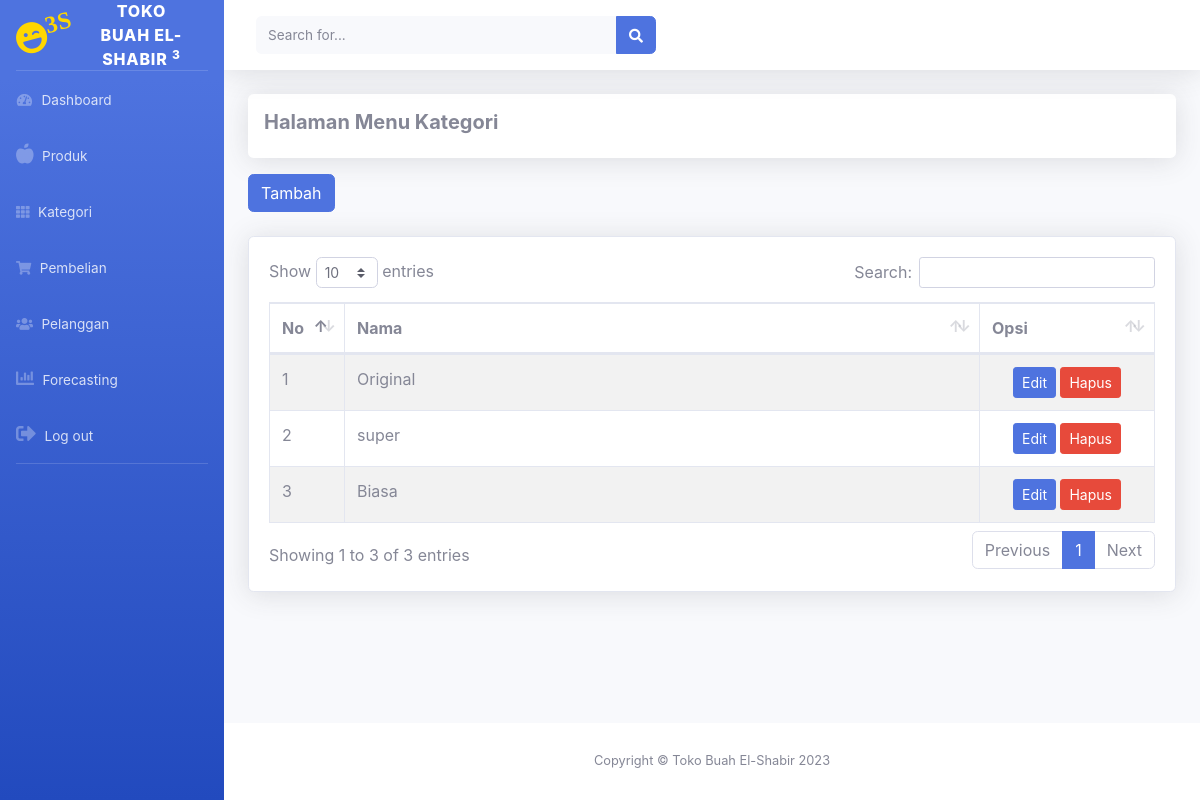
The page /admin/index.php?halaman=Kategori (signed in) on the database its author committed.
### tables this page shows
CREATE TABLE `tb_kategori` (
  `id_kategori` int(11) NOT NULL,
  `nama_kategori` varchar(100) NOT NULL
);

### admin/kategori/kategori.php (the view)
<div class="shadow p-3 mb-3 bg-white rounded">
	<marquee><h5><b>Halaman Menu Kategori</b></h5></marquee>
</div>
<?php
	$tb_Kategori = array();
	$ambil = $koneksi->query("SELECT * FROM tb_kategori");
	while($pecah = $ambil -> fetch_assoc())
	{
	$tb_Kategori [] = $pecah;
	}
?>
<a href="index.php?halaman=Tambahkategori" class="btn btn-primary">Tambah</a>
<br><br>
<div class="card shadow bg-white">
	<div class="card-body">
		<table class="table table-bordered table-hover table-striped" id="tables">
			<thead>
				<tr>
					<th>No</th>
					<th>Nama</th>
					<th>Opsi</th>
				</tr>
			</thead>
			<tbody>
				<?php foreach ($tb_Kategori as $key => $value): ?>
				<tr>
					<td width="50"><?php echo $key+1;?></td>
					<td><?php echo $value ["nama_kategori"]; ?></td>
					<td class="text-center" width="150">
						<a href="index.php?halaman=edit_kategori&id=<?php echo $value['id_kategori']; ?>" class="btn btn-sm btn-primary">Edit</a>
						<a href="index.php?halaman=hapus_kategori&id=<?php echo $value['id_kategori']; ?>" class="btn btn-sm btn-danger">Hapus</a>
					</td>
				</tr>
			<?php endforeach; ?>
			</tbody>
		</table>
	</div>
	</div>

### rows shown on the page
tb_kategori: nama_kategori "Original"
tb_kategori: nama_kategori "super"
tb_kategori: nama_kategori "Biasa"
